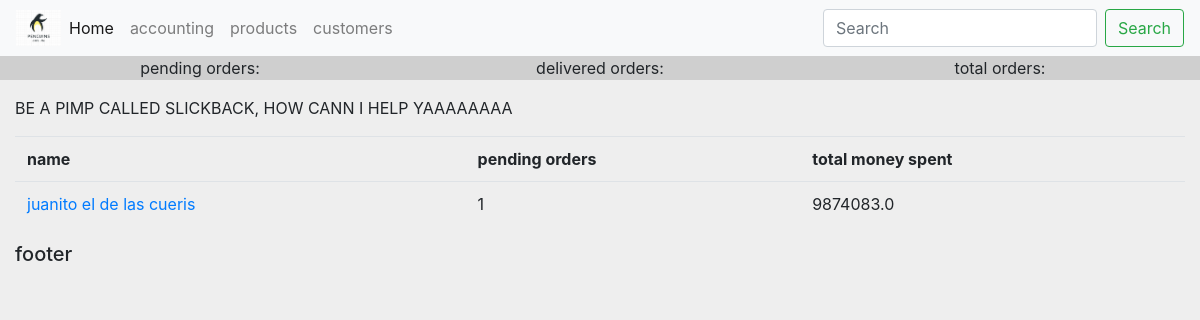
The page /accounting/customers on the database as committed earlier.
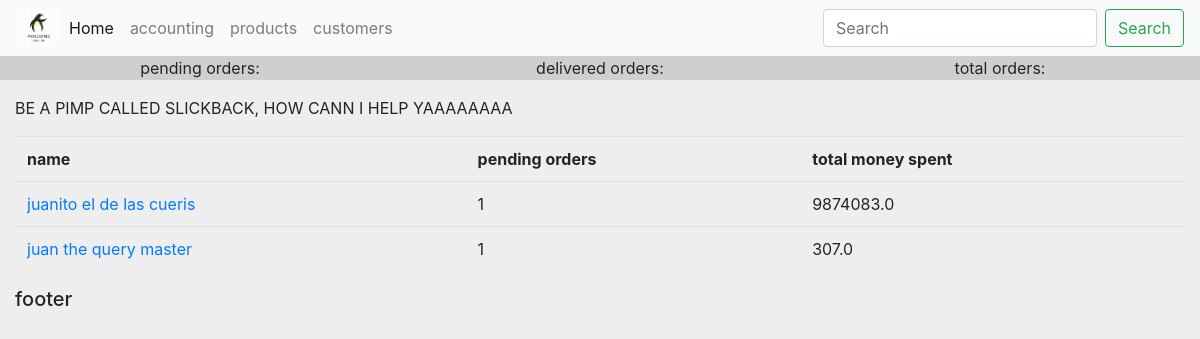
The same page on the database as committed later.
### accounting/models.py (models this page shows, shortened)
class Customer(models.Model):
    name = models.CharField(max_length=200, null=True)
    phone = models.CharField(max_length=200, null=True)
    email = models.CharField(max_length=200, null=True)
    date_created = models.DateTimeField(auto_now_add=True, null=True)

### accounting/views.py (the view)
# urls.py: path('customers', views.customers, name="accounting_customers"),
def customers(request):
    customers = Customer.objects.all()
    for c in customers:
        orders = c.order_set.all()
        c.order_pending_count = orders.filter(status="pending").count()
        c.total_spent = 0
        for o in orders:
            c.total_spent += o.product.price
    context = {
        'customers' : customers,
    }
    return render(request, 'accounting/customers.html', context)

### accounting/templates/accounting/customers.html
{% extends 'ivy/layout.html' %}
{% block content %}
    <p>BE A PIMP CALLED SLICKBACK, HOW CANN I HELP YAAAAAAAA</p>
    <div class="row">
        <div class="col">
            <table class="table">
                <tr>
                    <th>name</th>
                    <th>pending orders</th>
                    <th>total money spent</th>
                </tr>
                {% for customer in customers %}
                    <tr>
                        <td><a href="{% url 'accounting_customer' customer.id %} " > {{customer.name}}</td>
                        <td>{{customer.order_pending_count}}</td>
                        <td>{{customer.total_spent}}</td>
                    </tr>
                {% endfor%}
            </table>
        </div>
    </div>
{% endblock content %}

Rows that differ between the two databases and show on the page:
added Customer: name "juan the query master", order_pending_count "1", total_spent "307.0"
